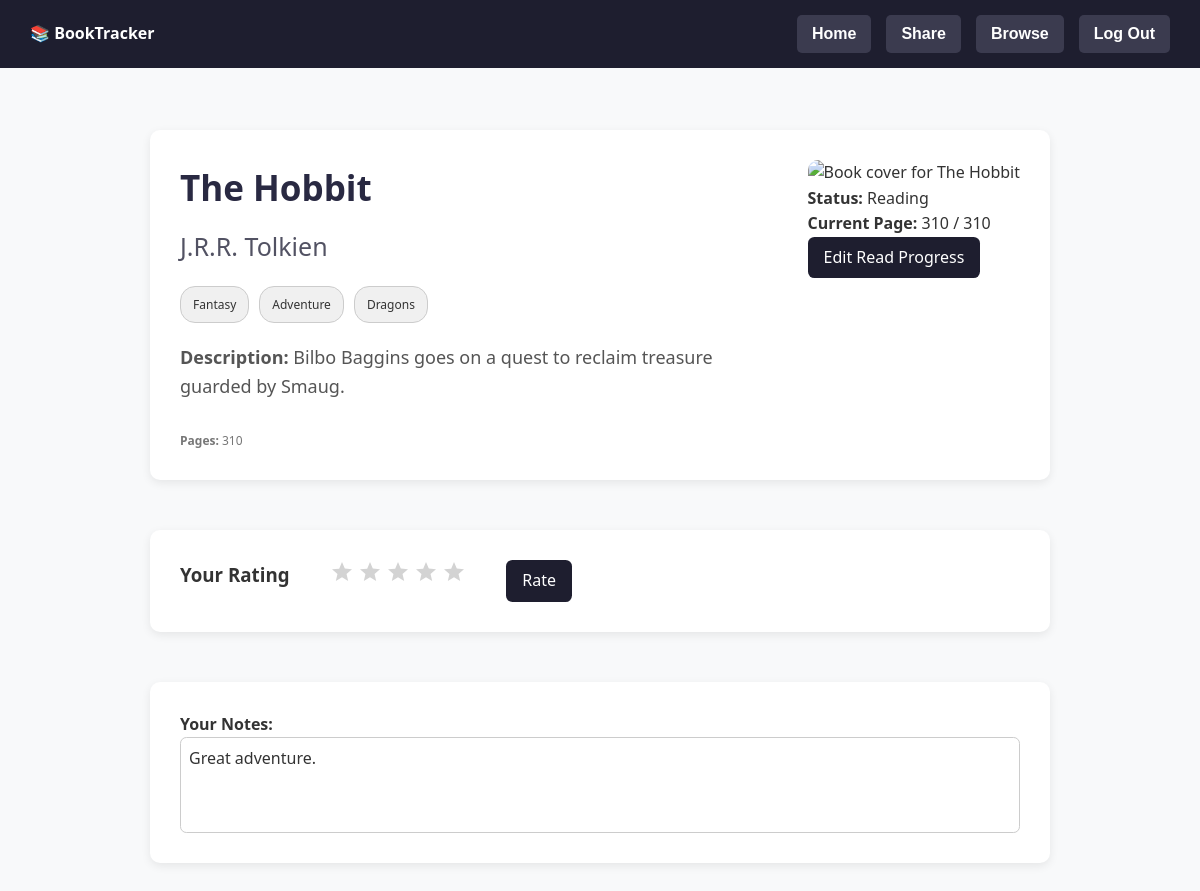
Page /book/OL27448W (signed in) on the committed database.
### app/models.py (models this page shows)
class Book(db.Model):
    __tablename__ = 'books'
    work_id = db.Column(db.String, primary_key=True, nullable=False, unique=True)
    title = db.Column(db.String, nullable=False)
    author = db.Column(db.String(200), nullable=False)
    description = db.Column(db.Text)
    subjects = db.Column(db.Text)
    number_of_pages = db.Column(db.Integer)
    cover_id = db.Column(db.Integer)
    last_fetched = db.Column(db.DateTime, default=datetime.now(timezone.utc))

class UserBook(db.Model):
    __tablename__ = 'user_books'
    user_id = db.Column(db.Integer, db.ForeignKey('users.user_id'), primary_key=True)
    book_id = db.Column(db.String, db.ForeignKey('books.work_id'), primary_key=True)
    rating = db.Column(db.Float, default=0.0)
    notes = db.Column(db.Text)
    completed = db.Column(db.Boolean, default=False)
    book = db.relationship('Book', backref='user_books')

### app/routes.py (the view, shortened to what this page needs)
@main.route('/book/<string:book_id>', methods=['GET', 'POST'])
def book_specific_page(book_id):
    fallback = {
        'title': 'Unknown Title',
        'author': 'Unknown Author',
        'pages': 0,
        'description': 'No description available.',
        'cover_url': 'https://covers.openlibrary.org/b/id/255844-M.jpg',
        'genres': []
    }
    book_row = Book.query.filter_by(work_id=book_id).first()
    book = {
        'title': book_row.title,
        'author': book_row.author,
        'pages': book_row.number_of_pages,
        'description': book_row.description or fallback['description'],
        'cover_url': f"https://covers.openlibrary.org/b/id/{book_row.cover_id}-L.jpg" if book_row.cover_id else fallback['cover_url'],
        'genres': []
    }
    if book_row.subjects:
        try:
            import json
            subs = json.loads(book_row.subjects)
            book['genres'] = subs[:5] if isinstance(subs, list) else [s.strip() for s in book_row.subjects.split(',')][:5]
        except:
            book['genres'] = [s.strip() for s in book_row.subjects.split(',')][:5]
    username = session.get('username')
    user = User.query.filter_by(username=username).first()
    user_data = {}
    pages_read_total = 0
    if user:
        ub = UserBook.query.filter_by(user_id=user.user_id, book_id=book_id).first()
        if ub:
            user_data = {
                'rating': ub.rating,
                'status': 'Completed' if ub.completed else 'Reading',
                'notes': ub.notes,
            }
        pages_read_total = db.session.query(
            db.func.coalesce(db.func.sum(ReadingLog.pages_read), 0)
        ).filter_by(user_id=user.user_id, book_id=book_id).scalar()
    reading_logs = []
    if user:
        logs = (ReadingLog
                .query
                .filter_by(user_id=user.user_id, book_id=book_id)
                .order_by(ReadingLog.date.asc())
                .all())
        for l in logs:
            reading_logs.append({
                'id': l.id,
                'date': l.date.isoformat(),
                'pages_read': l.pages_read
            })
    return render_template(
        'bookspecificpage.html',
        book=book,
        user_data=user_data,
        book_id=book_id,
        community_notes=[],
        pages_read_total=pages_read_total,
        reading_logs=reading_logs
    )

### app/templates/bookspecificpage.html (shortened to what this page needs)
<!DOCTYPE html>
<html lang="en">
<head>
  <link rel="stylesheet" href="{{ url_for('static', filename='css/bookspecificpage.css') }}">
</head>
<body>
  {% include "nav.html" %}
  <div class="book-container card">
    <div class="book-details">
      <h1>{{ book.title }}</h1>
      <h2>{{ book.author or "Author name unavailable" }}</h2>
      <div class="genre-tags">
        {% for genre in book.genres[:5] %}
          <span class="genre-tag">{{ genre }}</span>
        {% endfor %}
      </div>
      <p><strong>Description:</strong> {{ book.description or "No description available." }}</p>
      <div class="metadata">
        <span><strong>Pages:</strong> {{ book.pages or "Pages unavailable" }}</span>
      </div>
    </div>
    <div class="book-right">
      <div class="book-cover">
        <img src="{{ book.cover_url }}" alt="Book cover for {{ book.title }}"/>
        <div class="user-stats">
          <p><strong>Status:</strong> {{ user_data.status or "No status yet" }}</p>
          <p><strong>Current Page:</strong> {{ pages_read_total or 0 }} / {{ book.pages }}</p>
          <button type="button" class="generic-btn" onclick="openForm()">Edit Read Progress</button>
        </div>
      </div>
    </div>
  </div>
  <div class="rating-container card">
    <h3>Your Rating</h3>
    <div id="star-rating" class="star-rating">
      {% for i in range(5) %}
      <span class="star" data-index="{{ i }}"></span>
      {% endfor %}
    </div>
    <button id="rate-button" class="generic-btn">Rate</button>
  </div>
  <div class="note-container card">
    <p><strong>Your Notes:</strong></p>
    <div id="notes-display" class="notes-display">{{ user_data.notes or "No notes yet. Click here to start typing." }}</div>
  </div>
</body>
</html>

### app/static/css/bookspecificpage.css (style rules this page uses)
* { box-sizing: border-box; margin: 0; padding: 0; }
h1, h2, h3, h4, h5, h6 { margin: 0; }
body { font-family: 'Segoe UI', Tahoma, Geneva, Verdana, sans-serif; background-color: #f8f9fa; color: #333; line-height: 1.6; }
.card { background-color: white; border-radius: 10px; box-shadow: 0 3px 10px rgba(0, 0, 0, 0.08); padding: 30px; }
.book-cover img { width: 200px; max-width: 100%; border-radius: 10px; }
.book-container { width: 900px; margin: 50px auto; display: flex; gap: 40px; align-items: flex-start; }
.book-details { flex: 1; word-break: break-word; }
.book-details h1 { font-size: 35px; font-weight: 800; margin-bottom: 10px; color: #292942; }
.book-details h2 { font-size: 25px; font-weight: 500; color: #525263; margin-bottom: 15px; }
.book-details p { font-size: 18px; margin-bottom: 10px; color: #555; }
.metadata { margin-top: 30px; font-size: 12px; color: #777; display: flex; gap: 30px; flex-wrap: wrap; }
.genre-tags { margin: 20px 0; display: flex; flex-wrap: wrap; gap: 10px; }
.genre-tag { background-color: #f0f0f0; color: #333; padding: 8px 12px; font-size: 12px; border-radius: 15px; border: 1px solid #ccc; display: inline-block; }
.rating-container { width: 900px; margin: 50px auto; display: flex; gap: 40px; align-items: flex-start; }
.star { display: inline-block; width: 24px; height: 24px; cursor: pointer; }
.generic-btn, .generic-btn-light, .nav-btn { cursor: pointer; border: none; font: inherit; padding: .5rem 1rem; border-radius: .4rem; transition: background .25s, transform .15s; }
.generic-btn { background:#1e1e2f; color:#fff; }
.note-container { width: 900px; margin: 30px auto 50px; }
#notes-display, #notes-editor { width: 100%; min-height: 6em; padding: .5rem; border: 1px solid #ccc; border-radius: .4rem; font: inherit; }
#notes-display { white-space: pre-wrap; cursor: text; }

### rows in the picture
Book: title "The Hobbit", author "J.R.R. Tolkien", description "Bilbo Baggins goes on a quest to reclaim treasure guarded by Smaug.", number_of_pages "310", pages "310"
UserBook: notes "Great adventure."

### other values in the picture
{{ genre }} "Fantasy" "Adventure" "Dragons"
{{ user_data.status or "No status yet" }} "Reading"
{{ pages_read_total or 0 }} "310"
